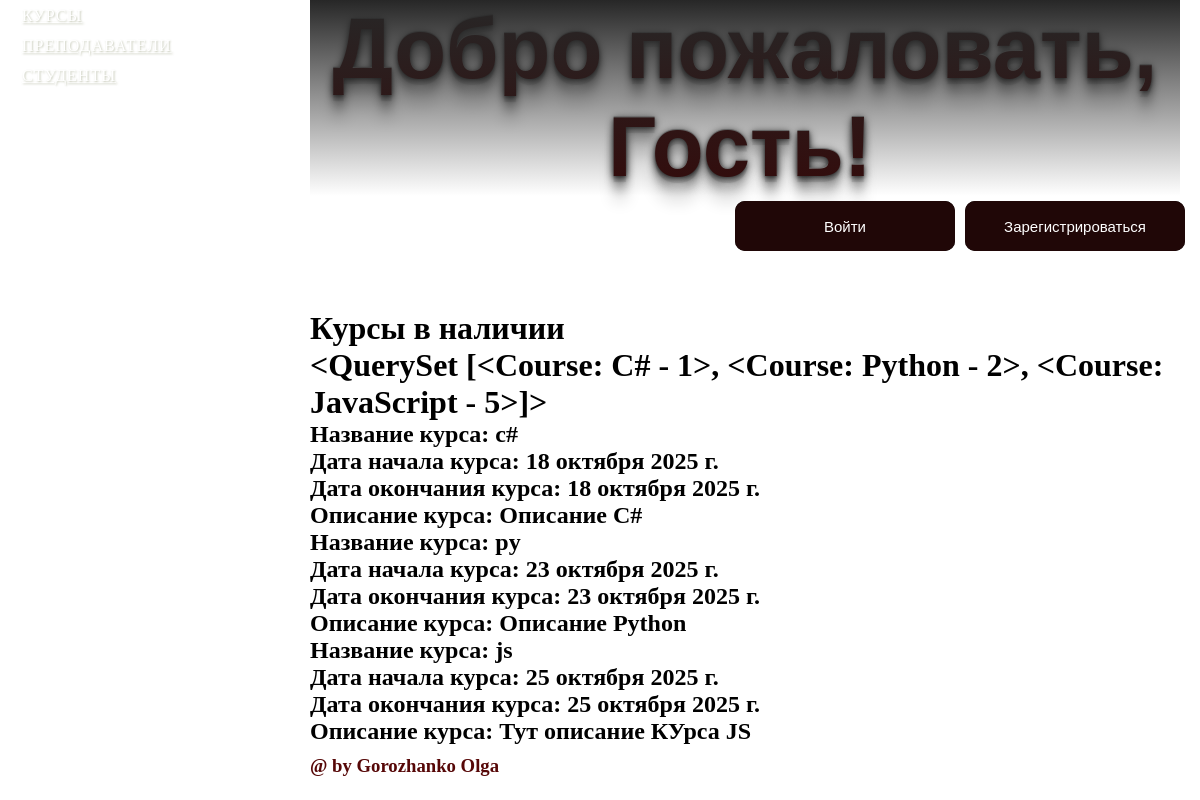
Page /courses/ on the committed database.
### main/models.py (models this page shows)
class Course(models.Model):
    langs = [
        ("py", "Python")
        , ("c#", "C#")
        , ("js", "JavaScript")
    ]
    name = models.CharField(choices=langs, verbose_name="Язык программирования")
    course_num = models.SmallIntegerField(
        default=1
        , verbose_name="Номер курса"
        , validators=[MinValueValidator(1), MaxValueValidator(1000)])
    start_date = models.DateField(verbose_name="Начало курса")
    end_date = models.DateField(verbose_name="Окончание курса")
    description = models.TextField(blank=True
                                   , verbose_name="Описание курса")
    def __str__(self):
        return f"{self.get_name_display()} - {self.course_num}"

### main/views.py (the view)
# urls.py: path('courses/', views.course)
def course(request):
    courses = Course.objects.all()
    return render(request, 'courses.html', {'courses': courses})

### main/templates/courses.html (shortened to what this page needs)
{% extends "index_1.html" %}
{% load static %}
{% block content %}
    <conteiner>
        <h1>Курсы в наличии</h1>
        <h1> {{ courses }}</h1>
        {% for course in courses %}
        <h2>Название курса: {{ course.name }}</h2>
        <h2>Дата начала курса: {{ course.start_date }}</h2>
        <h2>Дата окончания курса: {{ course.start_date }}</h2>
        <h2>Описание курса: {{ course.description }}</h2>
        {% endfor %}
    </conteiner>
{% endblock content %}

### main/static/main/css/index_1.css (style rules this page uses)
* { padding: 0; margin: 0; margin-right: 10px; }
html, body { height: 100%; overflow: auto; margin: 0; }
.container { background-image: url('https://image.fonwall.ru/o/bl/leaves-black-nature-red.jpeg?auto=compress&fit=crop&w=2048&h=1152&domain=img3.fonwall.ru'); background-size: cover; background-position: center; background-repeat: no-repeat; display: grid; min-height: 100vh; min-: 100vh; grid-gap: 10px; grid-template-columns: 300px 1fr; grid-template-rows: 300px 4fr 2fr; grid-template-areas: "nav header header" "nav main main" "nav footer footer"; }

### rows in the picture
Course: name+course_num "<QuerySet [<Course: C# - 1>, <Course: Python - 2>, <Course: JavaScript - 5>]>", name "c#", start_date "18 октября 2025 г.", description "Описание C#"
Course: name "py", start_date "23 октября 2025 г.", description "Описание Python"
Course: name "js", start_date "25 октября 2025 г.", description "Тут описание КУрса JS"
